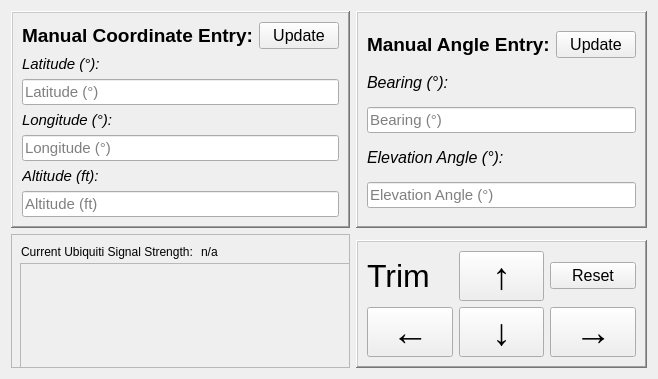
       <widget class="QWidget" name="ManualControl">
        <attribute name="title">
         <string>Manual Control</string>
        </attribute>
        <layout class="QGridLayout" name="gridLayout_7">
         <item row="0" column="0">
          <widget class="QFrame" name="manualCoordinateEntryFrame">
           <property name="sizePolicy">
            <sizepolicy hsizetype="Expanding" vsizetype="Expanding">
             <horstretch>0</horstretch>
             <verstretch>0</verstretch>
            </sizepolicy>
           </property>
           <property name="frameShape">
            <enum>QFrame::WinPanel</enum>
           </property>
           <property name="frameShadow">
            <enum>QFrame::Raised</enum>
           </property>
           <layout class="QGridLayout" name="gridLayout_16">
            <item row="0" column="0">
             <widget class="QLabel" name="ManuelGPSEntryLabel">
              <property name="sizePolicy">
               <sizepolicy hsizetype="Expanding" vsizetype="Fixed">
                <horstretch>0</horstretch>
                <verstretch>0</verstretch>
               </sizepolicy>
              </property>
              <property name="font">
               <font>
                <pointsize>14</pointsize>
                <weight>75</weight>
                <bold>true</bold>
               </font>
              </property>
              <property name="text">
               <string>Manual Coordinate Entry:</string>
              </property>
             </widget>
            </item>
            <item row="0" column="1">
             <widget class="QPushButton" name="ManualEntryUpdateButton">
              <property name="sizePolicy">
               <sizepolicy hsizetype="Expanding" vsizetype="Fixed">
                <horstretch>0</horstretch>
                <verstretch>0</verstretch>
               </sizepolicy>
              </property>
              <property name="font">
               <font>
                <pointsize>12</pointsize>
               </font>
              </property>
              <property name="text">
               <string>Update</string>
              </property>
             </widget>
            </item>
            <item row="2" column="0" colspan="2">
             <widget class="QLineEdit" name="ManualEntryLatitude">
              <property name="font">
               <font>
                <pointsize>11</pointsize>
               </font>
              </property>
              <property name="text">
               <string/>
              </property>
              <property name="placeholderText">
               <string>Latitude (°)</string>
              </property>
             </widget>
            </item>
            <item row="4" column="0" colspan="2">
             <widget class="QLineEdit" name="ManualEntryLongitude">
              <property name="font">
               <font>
                <pointsize>11</pointsize>
               </font>
              </property>
              <property name="placeholderText">
               <string>Longitude (°)</string>
              </property>
             </widget>
            </item>
            <item row="3" column="0" colspan="2">
             <widget class="QLabel" name="manualEntryLonLabel">
              <property name="sizePolicy">
               <sizepolicy hsizetype="Preferred" vsizetype="Fixed">
                <horstretch>0</horstretch>
                <verstretch>0</verstretch>
               </sizepolicy>
              </property>
              <property name="font">
               <font>
                <pointsize>11</pointsize>
                <italic>true</italic>
               </font>
              </property>
              <property name="text">
               <string>Longitude (°):</string>
              </property>
             </widget>
            </item>
            <item row="6" column="0" colspan="2">
             <widget class="QLineEdit" name="ManualEntryAltitude">
              <property name="font">
               <font>
                <pointsize>11</pointsize>
               </font>
              </property>
              <property name="placeholderText">
               <string>Altitude (ft)</string>
              </property>
              <property name="clearButtonEnabled">
               <bool>false</bool>
              </property>
             </widget>
            </item>
            <item row="5" column="0" colspan="2">
             <widget class="QLabel" name="manualEntryAltLabel">
              <property name="sizePolicy">
               <sizepolicy hsizetype="Expanding" vsizetype="Fixed">
                <horstretch>0</horstretch>
                <verstretch>0</verstretch>
               </sizepolicy>
              </property>
              <property name="font">
               <font>
                <pointsize>11</pointsize>
                <italic>true</italic>
               </font>
              </property>
              <property name="text">
               <string>Altitude (ft):</string>
              </property>
             </widget>
            </item>
            <item row="1" column="0" colspan="2">
             <widget class="QLabel" name="manualEntryLatLabel">
              <property name="sizePolicy">
               <sizepolicy hsizetype="Expanding" vsizetype="Fixed">
                <horstretch>0</horstretch>
                <verstretch>0</verstretch>
               </sizepolicy>
              </property>
              <property name="font">
               <font>
                <pointsize>11</pointsize>
                <italic>true</italic>
               </font>
              </property>
              <property name="text">
               <string>Latitude (°):</string>
              </property>
             </widget>
            </item>
           </layout>
           <zorder>manualEntryLatLabel</zorder>
           <zorder>ManualEntryLatitude</zorder>
           <zorder>manualEntryLonLabel</zorder>
           <zorder>ManualEntryLongitude</zorder>
           <zorder>ManualEntryAltitude</zorder>
           <zorder>manualEntryAltLabel</zorder>
           <zorder>ManuelGPSEntryLabel</zorder>
           <zorder>ManualEntryUpdateButton</zorder>
          </widget>
         </item>
         <item row="0" column="1">
          <widget class="QFrame" name="manualAngleEntryFrame">
           <property name="sizePolicy">
            <sizepolicy hsizetype="Expanding" vsizetype="Expanding">
             <horstretch>0</horstretch>
             <verstretch>0</verstretch>
            </sizepolicy>
           </property>
           <property name="frameShape">
            <enum>QFrame::WinPanel</enum>
           </property>
           <property name="frameShadow">
            <enum>QFrame::Raised</enum>
           </property>
           <layout class="QGridLayout" name="gridLayout_17">
            <item row="0" column="0" colspan="2">
             <widget class="QLabel" name="ManualAngleEntryLabel">
              <property name="sizePolicy">
               <sizepolicy hsizetype="Expanding" vsizetype="Fixed">
                <horstretch>0</horstretch>
                <verstretch>0</verstretch>
               </sizepolicy>
              </property>
              <property name="font">
               <font>
                <pointsize>14</pointsize>
                <weight>75</weight>
                <bold>true</bold>
               </font>
              </property>
              <property name="text">
               <string>Manual Angle Entry:</string>
              </property>
             </widget>
            </item>
            <item row="0" column="2">
             <widget class="QPushButton" name="ManualAngleEntryButton">
              <property name="font">
               <font>
                <pointsize>12</pointsize>
               </font>
              </property>
              <property name="text">
               <string>Update</string>
              </property>
             </widget>
            </item>
            <item row="3" column="0" colspan="3">
             <widget class="QLineEdit" name="manualEntryBearing">
              <property name="font">
               <font>
                <pointsize>11</pointsize>
               </font>
              </property>
              <property name="text">
               <string/>
              </property>
              <property name="placeholderText">
               <string>Bearing (°)</string>
              </property>
             </widget>
            </item>
            <item row="4" column="0" colspan="3">
             <widget class="QLabel" name="manualEntryElevationLabel">
              <property name="sizePolicy">
               <sizepolicy hsizetype="Fixed" vsizetype="Fixed">
                <horstretch>0</horstretch>
                <verstretch>0</verstretch>
               </sizepolicy>
              </property>
              <property name="font">
               <font>
                <pointsize>12</pointsize>
                <italic>true</italic>
               </font>
              </property>
              <property name="text">
               <string>Elevation Angle (°):</string>
              </property>
             </widget>
            </item>
            <item row="5" column="0" colspan="3">
             <widget class="QLineEdit" name="manualEntryElevation">
              <property name="font">
               <font>
                <pointsize>11</pointsize>
               </font>
              </property>
              <property name="placeholderText">
               <string>Elevation Angle (°)</string>
              </property>
             </widget>
            </item>
            <item row="2" column="0" colspan="3">
             <widget class="QLabel" name="manualEntryBearingLabel">
              <property name="sizePolicy">
               <sizepolicy hsizetype="Expanding" vsizetype="Fixed">
                <horstretch>0</horstretch>
                <verstretch>0</verstretch>
               </sizepolicy>
              </property>
              <property name="font">
               <font>
                <pointsize>12</pointsize>
                <italic>true</italic>
               </font>
              </property>
              <property name="text">
               <string>Bearing (°):</string>
              </property>
             </widget>
            </item>
           </layout>
          </widget>
         </item>
         <item row="2" column="1">
          <widget class="QFrame" name="trimFrame">
           <property name="sizePolicy">
            <sizepolicy hsizetype="Expanding" vsizetype="Expanding">
             <horstretch>0</horstretch>
             <verstretch>0</verstretch>
            </sizepolicy>
           </property>
           <property name="frameShape">
            <enum>QFrame::WinPanel</enum>
           </property>
           <property name="frameShadow">
            <enum>QFrame::Raised</enum>
           </property>
           <layout class="QGridLayout" name="gridLayout_18">
            <item row="0" column="0">
             <widget class="QLabel" name="trimLabel">
              <property name="sizePolicy">
               <sizepolicy hsizetype="Preferred" vsizetype="Fixed">
                <horstretch>0</horstretch>
                <verstretch>0</verstretch>
               </sizepolicy>
              </property>
              <property name="font">
               <font>
                <pointsize>24</pointsize>
               </font>
              </property>
              <property name="text">
               <string>Trim</string>
              </property>
             </widget>
            </item>
            <item row="0" column="1">
             <widget class="QPushButton" name="trimUpButton">
              <property name="sizePolicy">
               <sizepolicy hsizetype="Expanding" vsizetype="Expanding">
                <horstretch>0</horstretch>
                <verstretch>0</verstretch>
               </sizepolicy>
              </property>
              <property name="font">
               <font>
                <pointsize>28</pointsize>
               </font>
              </property>
              <property name="text">
               <string>↑</string>
              </property>
             </widget>
            </item>
            <item row="0" column="2">
             <widget class="QPushButton" name="trimResetButton">
              <property name="sizePolicy">
               <sizepolicy hsizetype="Expanding" vsizetype="Fixed">
                <horstretch>0</horstretch>
                <verstretch>0</verstretch>
               </sizepolicy>
              </property>
              <property name="font">
               <font>
                <pointsize>12</pointsize>
               </font>
              </property>
              <property name="text">
               <string>Reset</string>
              </property>
             </widget>
            </item>
            <item row="1" column="0">
             <widget class="QPushButton" name="trimLeftButton">
              <property name="sizePolicy">
               <sizepolicy hsizetype="Expanding" vsizetype="Expanding">
                <horstretch>0</horstretch>
                <verstretch>0</verstretch>
               </sizepolicy>
              </property>
              <property name="font">
               <font>
                <pointsize>28</pointsize>
               </font>
              </property>
              <property name="text">
               <string>←</string>
              </property>
             </widget>
            </item>
            <item row="1" column="1">
             <widget class="QPushButton" name="trimDownButton">
              <property name="sizePolicy">
               <sizepolicy hsizetype="Expanding" vsizetype="Expanding">
                <horstretch>0</horstretch>
                <verstretch>0</verstretch>
               </sizepolicy>
              </property>
              <property name="font">
               <font>
                <pointsize>28</pointsize>
               </font>
              </property>
              <property name="text">
               <string>↓</string>
              </property>
             </widget>
            </item>
            <item row="1" column="2">
             <widget class="QPushButton" name="trimRightButton">
              <property name="sizePolicy">
               <sizepolicy hsizetype="Expanding" vsizetype="Expanding">
                <horstretch>0</horstretch>
                <verstretch>0</verstretch>
               </sizepolicy>
              </property>
              <property name="font">
               <font>
                <pointsize>28</pointsize>
               </font>
              </property>
              <property name="text">
               <string>→</string>
              </property>
             </widget>
            </item>
           </layout>
          </widget>
         </item>
         <item row="1" column="0" rowspan="2">
          <widget class="QFrame" name="ubiquityViewFrame">
           <property name="sizePolicy">
            <sizepolicy hsizetype="Expanding" vsizetype="Expanding">
             <horstretch>0</horstretch>
             <verstretch>0</verstretch>
            </sizepolicy>
           </property>
           <property name="frameShape">
            <enum>QFrame::StyledPanel</enum>
           </property>
           <property name="frameShadow">
            <enum>QFrame::Raised</enum>
           </property>
           <widget class="QFrame" name="ubiquitiSignalStrengthGraph">
            <property name="geometry">
             <rect>
              <x>9</x>
              <y>29</y>
              <width>651</width>
              <height>411</height>
             </rect>
            </property>
            <property name="sizePolicy">
             <sizepolicy hsizetype="Expanding" vsizetype="Expanding">
              <horstretch>0</horstretch>
              <verstretch>0</verstretch>
             </sizepolicy>
            </property>
            <property name="frameShape">
             <enum>QFrame::StyledPanel</enum>
            </property>
            <property name="frameShadow">
             <enum>QFrame::Raised</enum>
            </property>
           </widget>
           <widget class="QLabel" name="label">
            <property name="geometry">
             <rect>
              <x>10</x>
              <y>10</y>
              <width>171</width>
              <height>16</height>
             </rect>
            </property>
            <property name="text">
             <string>Current Ubiquiti Signal Strength:</string>
            </property>
           </widget>
           <widget class="QLabel" name="ubiquitiSignalStrengthLabel_graph">
            <property name="geometry">
             <rect>
              <x>190</x>
              <y>10</y>
              <width>47</width>
              <height>16</height>
             </rect>
            </property>
            <property name="text">
             <string>n/a</string>
            </property>
           </widget>
          </widget>
         </item>
        </layout>
       </widget>
